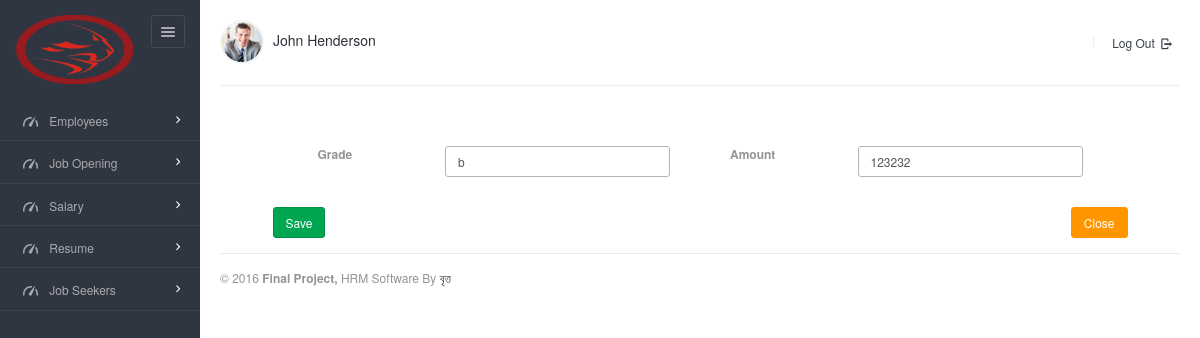
Page /views/salary/edit.php?id=2 on the earlier database version.
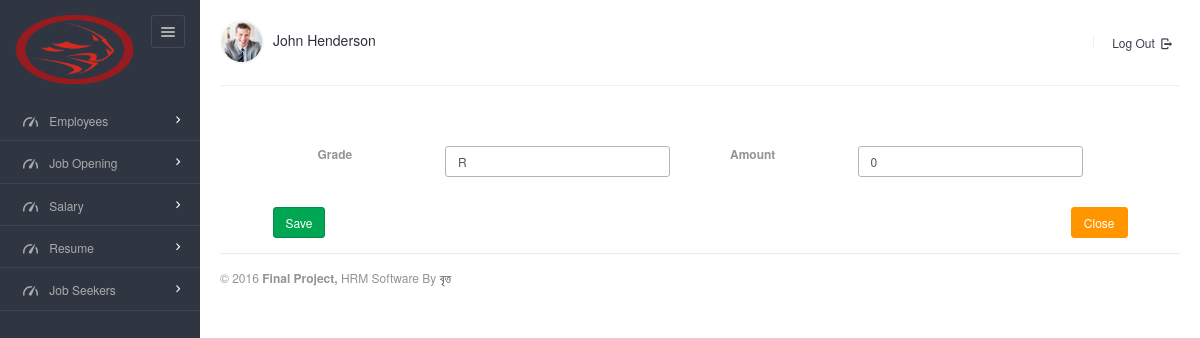
Same page on the later database version.
### tables this page shows
CREATE TABLE `salary_sheet` (
  `id` int(11) NOT NULL,
  `title` varchar(255) DEFAULT NULL,
  `amount` float DEFAULT NULL
);

### src/DB/Database.php (called while the page is built, shortened)
<?php
class Database{
    public function __construct(){
        try {
            $this->connection=new PDO('mysql:host=localhost;dbname=final_project', "root","");
        }
        catch (PDOException $e) {
            echo $e->getMessage();
        }
    }
}

### src/SalarySheet/Salarysheet.php (called while the page is built, shortened)
<?php
class SalarySheet extends DB{
    public $id;
    public function setData($data){
        if (array_key_exists('id', $data)) {
            $this->id = $data['id'];
        }
    }
    public function view($fetchMode="ASSOC"){
        $STH = $this->connection->query('SELECT * from salary_sheet where id='.$this->id);
        $fetchMode = strtoupper($fetchMode);
        if(substr_count($fetchMode, "OBJ")>0)
            $STH->setFetchMode(PDO::FETCH_OBJ);
        else
            $STH->setFetchMode(PDO::FETCH_ASSOC);
        $arrOneData  = $STH->fetch();
        return $arrOneData;
    }
}
?>

### views/salary/edit.php (the view, shortened to what this page needs)
<?php
$objSalarySheet = new SalarySheet();
$objSalarySheet->setData($_GET);
$singleData = $objSalarySheet->view("obj");
?>
<!DOCTYPE html>
<html lang="en">
<head>
    <link rel="stylesheet" href="../../assets/js/jquery-ui/css/no-theme/jquery-ui-1.10.3.custom.min.css">
    <link rel="stylesheet" href="../../assets/css/font-icons/entypo/css/entypo.css">
    <link rel="stylesheet" href="../../assets/css/bootstrap.css">
    <link rel="stylesheet" href="../../assets/css/core.css">
    <link rel="stylesheet" href="../../assets/css/theme.css">
    <link rel="stylesheet" href="../../assets/css/forms.css">
    <link rel="stylesheet" href="../../assets/css/custom.css">
</head>
<body class="page-body  page-fade">
<div class="page-container">
    <div class="sidebar-menu">
        <div class="sidebar-menu-inner">
            <header class="logo-env">
                <div class="logo">
                    <a href="index.php">
                        <img src="assets/images/logo@2x.png" width="120" alt="" />
                    </a>
                </div>
                <div class="sidebar-collapse">
                    <a href="#" class="sidebar-collapse-icon">
                        <i class="entypo-menu"></i>
                    </a>
                </div>
            </header>
            <ul id="main-menu" class="main-menu">
                <li class="has-sub">
                    <a href="../../index.php">
                        <i class="entypo-gauge"></i>
                        <span class="title">Employees</span>
                    </a>
                </li>
                <li class="has-sub">
                    <a href="../../index.php">
                        <i class="entypo-gauge"></i>
                        <span class="title">Job Opening</span>
                    </a>
                </li>
                <li class="has-sub">
                    <a href="../../index.php">
                        <i class="entypo-gauge"></i>
                        <span class="title">Salary</span>
                    </a>
                </li>
                <li class="has-sub">
                    <a href="../../index.php">
                        <i class="entypo-gauge"></i>
                        <span class="title"> Resume </span>
                    </a>
                </li>
                <li class="has-sub">
                    <a href="index.php">
                        <i class="entypo-gauge"></i>
                        <span class="title"> Job Seekers </span>
                    </a>
                </li>
            </ul>
        </div>
    </div>
    <div class="main-content">
        <?php include '../../header.php'; ?>
        <hr />
        <form id="rootwizard-2" method="post" action="update.php" class="form-wizard validate">
            <div class="tab-content">
                <div class="panel-body">
                    <div class="form-group col-sm-6">
                        <label for="field-1" class="col-sm-4 control-label">Grade</label>
                        <div class="col-sm-8">
                            <input type="text" class="form-control" id="field-1" name="title" value="<?php echo $singleData->title;?>">
                        </div>
                    </div>
                    <div class="form-group col-sm-6">
                        <label for="field-1" class="col-sm-4 control-label"> Amount</label>
                        <div class="col-sm-8">
                            <input type="text" class="form-control" id="field-1" name="amount" value="<?php echo $singleData->amount;?>">
                        </div>
                    </div>
                </div>
                <div class="form-group">
                    <button type="submit" value="submit" class="btn btn-success"><i class="fa fa-bookmark"></i> Save </button>
                    <button type="button" class="btn btn-orange pull-right" data-dismiss="modal"><i class="fa fa-arrow-down"></i> Close </button>
                </div>
            </div>
        </form>
        <?php include '../../footer.php'; ?>
    </div>
    <link rel="stylesheet" href="../../assets/js/jvectormap/jquery-jvectormap-1.2.2.css">
    <link rel="stylesheet" href="../../assets/js/rickshaw/rickshaw.min.css">
</body>
</html>

Differences in the rows shown:
changed salary_sheet: title "b" → "R"; amount "123232" → "0"
